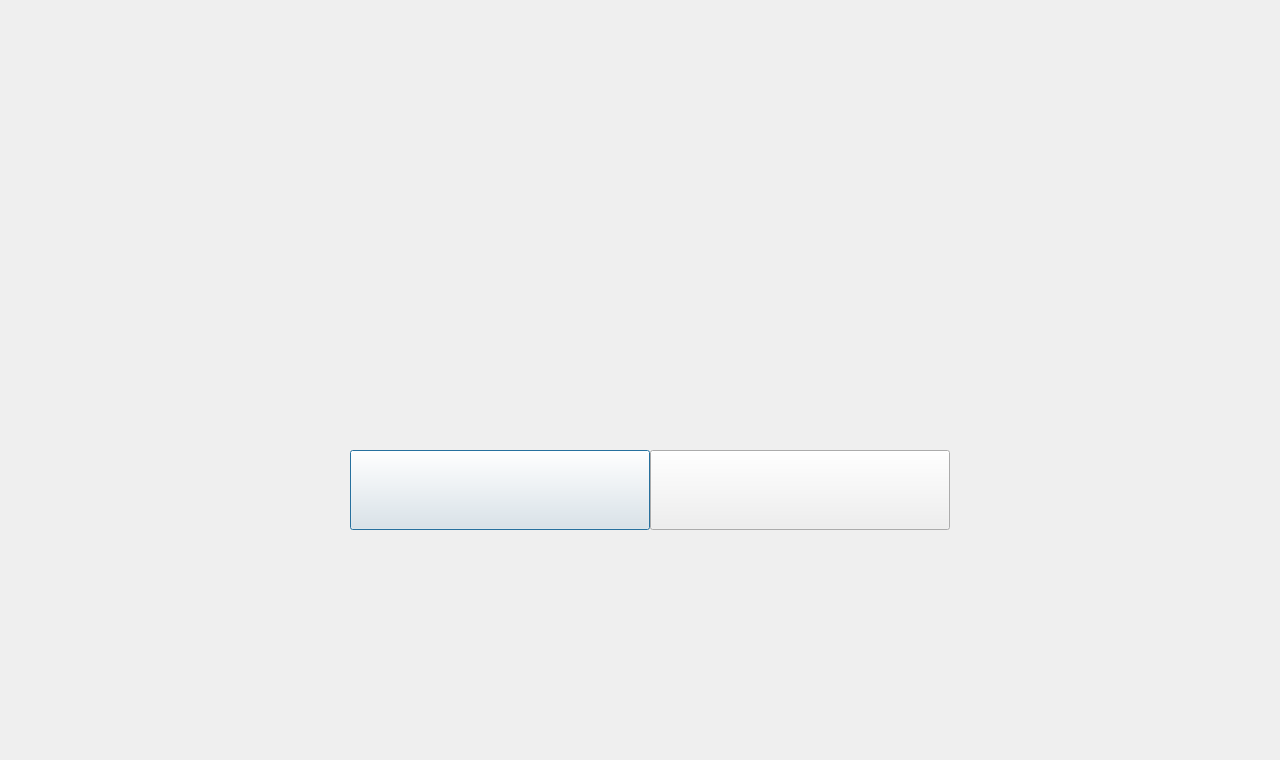
<?xml version="1.0" encoding="UTF-8"?>
<ui version="4.0">
 <class>testDialog</class>
 <widget class="QDialog" name="testDialog">
  <property name="geometry">
   <rect>
    <x>0</x>
    <y>0</y>
    <width>1280</width>
    <height>760</height>
   </rect>
  </property>
  <property name="windowTitle">
   <string>Dialog</string>
  </property>
  <property name="styleSheet">
   <string notr="true">background-image: url(:/images/dialogAllWindow_Bg.png);</string>
  </property>
  <widget class="QMessageBox" name="closePumInfoWidget" native="true">
   <property name="geometry">
    <rect>
     <x>350</x>
     <y>240</y>
     <width>600</width>
     <height>290</height>
    </rect>
   </property>
   <property name="styleSheet">
    <string notr="true">#closePumInfoWidget{
background-image: url(:/images/closePumWinBg.png);
}</string>
   </property>
   <widget class="QPushButton" name="cancelPumButton">
    <property name="geometry">
     <rect>
      <x>0</x>
      <y>210</y>
      <width>300</width>
      <height>80</height>
     </rect>
    </property>
    <property name="styleSheet">
     <string notr="true">#cancelPumButton:focus{
outline: none;
}</string>
    </property>
    <property name="text">
     <string/>
    </property>
    <property name="icon">
     <iconset resource="image.qrc">
      <normaloff>:/images/close_cal_Icon.png</normaloff>:/images/close_cal_Icon.png</iconset>
    </property>
    <property name="iconSize">
     <size>
      <width>300</width>
      <height>80</height>
     </size>
    </property>
   </widget>
   <widget class="QPushButton" name="closePumButton">
    <property name="geometry">
     <rect>
      <x>300</x>
      <y>210</y>
      <width>300</width>
      <height>80</height>
     </rect>
    </property>
    <property name="styleSheet">
     <string notr="true">#closePumButton:focus{
outline: none;
}</string>
    </property>
    <property name="text">
     <string/>
    </property>
    <property name="icon">
     <iconset resource="image.qrc">
      <normaloff>:/images/closePum_Bt_Icon.png</normaloff>:/images/closePum_Bt_Icon.png</iconset>
    </property>
    <property name="iconSize">
     <size>
      <width>300</width>
      <height>80</height>
     </size>
    </property>
   </widget>
  </widget>
 </widget>
 <customwidgets>
  <customwidget>
   <class>QMessageBox</class>
   <extends>QWidget</extends>
   <header>qmessagebox.h</header>
   <container>1</container>
  </customwidget>
 </customwidgets>
 <resources>
  <include location="image.qrc"/>
 </resources>
 <connections/>
</ui>
